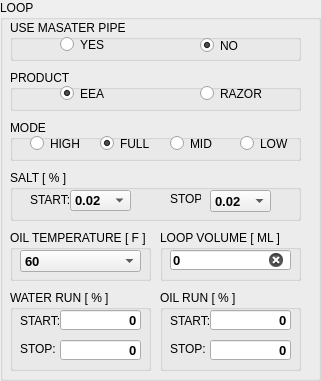
     <widget class="QGroupBox" name="groupBox_12">
      <property name="geometry">
       <rect>
        <x>10</x>
        <y>10</y>
        <width>321</width>
        <height>381</height>
       </rect>
      </property>
      <property name="title">
       <string>LOOP</string>
      </property>
      <property name="checkable">
       <bool>false</bool>
      </property>
      <property name="checked">
       <bool>false</bool>
      </property>
      <widget class="QGroupBox" name="groupBox_65">
       <property name="geometry">
        <rect>
         <x>10</x>
         <y>170</y>
         <width>291</width>
         <height>51</height>
        </rect>
       </property>
       <property name="title">
        <string>SALT [ % ]</string>
       </property>
       <widget class="QComboBox" name="comboBox_33">
        <property name="geometry">
         <rect>
          <x>200</x>
          <y>20</y>
          <width>61</width>
          <height>22</height>
         </rect>
        </property>
        <property name="font">
         <font>
          <pointsize>10</pointsize>
          <weight>75</weight>
          <bold>true</bold>
          <strikeout>false</strikeout>
         </font>
        </property>
        <item>
         <property name="text">
          <string>0.02</string>
         </property>
        </item>
        <item>
         <property name="text">
          <string>0.10</string>
         </property>
        </item>
        <item>
         <property name="text">
          <string>0.20</string>
         </property>
        </item>
        <item>
         <property name="text">
          <string>0.30</string>
         </property>
        </item>
        <item>
         <property name="text">
          <string>0.40</string>
         </property>
        </item>
        <item>
         <property name="text">
          <string>0.50</string>
         </property>
        </item>
        <item>
         <property name="text">
          <string>1.00</string>
         </property>
        </item>
        <item>
         <property name="text">
          <string>1.50</string>
         </property>
        </item>
        <item>
         <property name="text">
          <string>2.00</string>
         </property>
        </item>
        <item>
         <property name="text">
          <string>3.00</string>
         </property>
        </item>
        <item>
         <property name="text">
          <string>5.00</string>
         </property>
        </item>
        <item>
         <property name="text">
          <string>8.00</string>
         </property>
        </item>
        <item>
         <property name="text">
          <string>11.00</string>
         </property>
        </item>
        <item>
         <property name="text">
          <string>15.00</string>
         </property>
        </item>
        <item>
         <property name="text">
          <string>20.00</string>
         </property>
        </item>
        <item>
         <property name="text">
          <string>28.00</string>
         </property>
        </item>
       </widget>
       <widget class="QLabel" name="label_147">
        <property name="geometry">
         <rect>
          <x>160</x>
          <y>13</y>
          <width>31</width>
          <height>31</height>
         </rect>
        </property>
        <property name="text">
         <string>STOP:</string>
        </property>
       </widget>
       <widget class="QLabel" name="label">
        <property name="geometry">
         <rect>
          <x>20</x>
          <y>14</y>
          <width>41</width>
          <height>31</height>
         </rect>
        </property>
        <property name="text">
         <string>START:</string>
        </property>
       </widget>
       <widget class="QComboBox" name="comboBox_31">
        <property name="geometry">
         <rect>
          <x>60</x>
          <y>20</y>
          <width>61</width>
          <height>21</height>
         </rect>
        </property>
        <property name="font">
         <font>
          <pointsize>10</pointsize>
          <weight>75</weight>
          <bold>true</bold>
          <strikeout>false</strikeout>
         </font>
        </property>
        <item>
         <property name="text">
          <string>0.02</string>
         </property>
        </item>
        <item>
         <property name="text">
          <string>0.10</string>
         </property>
        </item>
        <item>
         <property name="text">
          <string>0.20</string>
         </property>
        </item>
        <item>
         <property name="text">
          <string>0.30</string>
         </property>
        </item>
        <item>
         <property name="text">
          <string>0.40</string>
         </property>
        </item>
        <item>
         <property name="text">
          <string>0.50</string>
         </property>
        </item>
        <item>
         <property name="text">
          <string>1.00</string>
         </property>
        </item>
        <item>
         <property name="text">
          <string>1.50</string>
         </property>
        </item>
        <item>
         <property name="text">
          <string>2.00</string>
         </property>
        </item>
        <item>
         <property name="text">
          <string>3.00</string>
         </property>
        </item>
        <item>
         <property name="text">
          <string>5.00</string>
         </property>
        </item>
        <item>
         <property name="text">
          <string>8.00</string>
         </property>
        </item>
        <item>
         <property name="text">
          <string>11.00</string>
         </property>
        </item>
        <item>
         <property name="text">
          <string>15.00</string>
         </property>
        </item>
        <item>
         <property name="text">
          <string>20.00</string>
         </property>
        </item>
        <item>
         <property name="text">
          <string>28.00</string>
         </property>
        </item>
       </widget>
      </widget>
      <widget class="QGroupBox" name="groupBox_9">
       <property name="geometry">
        <rect>
         <x>10</x>
         <y>290</y>
         <width>141</width>
         <height>81</height>
        </rect>
       </property>
       <property name="title">
        <string>WATER RUN [ % ]</string>
       </property>
       <widget class="QLabel" name="label_4">
        <property name="geometry">
         <rect>
          <x>10</x>
          <y>20</y>
          <width>41</width>
          <height>21</height>
         </rect>
        </property>
        <property name="text">
         <string>START:</string>
        </property>
       </widget>
       <widget class="QLabel" name="label_5">
        <property name="geometry">
         <rect>
          <x>10</x>
          <y>48</y>
          <width>41</width>
          <height>21</height>
         </rect>
        </property>
        <property name="text">
         <string>STOP:</string>
        </property>
       </widget>
       <widget class="QLineEdit" name="lineEdit_37">
        <property name="geometry">
         <rect>
          <x>50</x>
          <y>20</y>
          <width>81</width>
          <height>20</height>
         </rect>
        </property>
        <property name="font">
         <font>
          <pointsize>10</pointsize>
          <weight>75</weight>
          <bold>true</bold>
          <strikeout>false</strikeout>
         </font>
        </property>
        <property name="text">
         <string>0</string>
        </property>
        <property name="alignment">
         <set>Qt::AlignRight|Qt::AlignTrailing|Qt::AlignVCenter</set>
        </property>
       </widget>
       <widget class="QLineEdit" name="lineEdit_38">
        <property name="geometry">
         <rect>
          <x>50</x>
          <y>50</y>
          <width>81</width>
          <height>20</height>
         </rect>
        </property>
        <property name="font">
         <font>
          <pointsize>10</pointsize>
          <weight>75</weight>
          <bold>true</bold>
          <strikeout>false</strikeout>
         </font>
        </property>
        <property name="text">
         <string>0</string>
        </property>
        <property name="alignment">
         <set>Qt::AlignRight|Qt::AlignTrailing|Qt::AlignVCenter</set>
        </property>
       </widget>
      </widget>
      <widget class="QGroupBox" name="groupBox_114">
       <property name="geometry">
        <rect>
         <x>160</x>
         <y>230</y>
         <width>141</width>
         <height>51</height>
        </rect>
       </property>
       <property name="title">
        <string>LOOP VOLUME [ ML ]</string>
       </property>
       <widget class="QLineEdit" name="lineEdit">
        <property name="geometry">
         <rect>
          <x>10</x>
          <y>20</y>
          <width>121</width>
          <height>20</height>
         </rect>
        </property>
        <property name="font">
         <font>
          <pointsize>10</pointsize>
          <weight>75</weight>
          <bold>true</bold>
          <strikeout>false</strikeout>
         </font>
        </property>
        <property name="text">
         <string>0</string>
        </property>
        <property name="clearButtonEnabled">
         <bool>true</bool>
        </property>
       </widget>
      </widget>
      <widget class="QGroupBox" name="groupBox_10">
       <property name="geometry">
        <rect>
         <x>160</x>
         <y>290</y>
         <width>141</width>
         <height>81</height>
        </rect>
       </property>
       <property name="title">
        <string>OIL RUN [ % ]</string>
       </property>
       <widget class="QLabel" name="label_10">
        <property name="geometry">
         <rect>
          <x>10</x>
          <y>20</y>
          <width>41</width>
          <height>21</height>
         </rect>
        </property>
        <property name="text">
         <string>START:</string>
        </property>
       </widget>
       <widget class="QLabel" name="label_11">
        <property name="geometry">
         <rect>
          <x>10</x>
          <y>48</y>
          <width>41</width>
          <height>21</height>
         </rect>
        </property>
        <property name="text">
         <string>STOP:</string>
        </property>
       </widget>
       <widget class="QLineEdit" name="lineEdit_39">
        <property name="geometry">
         <rect>
          <x>50</x>
          <y>20</y>
          <width>81</width>
          <height>20</height>
         </rect>
        </property>
        <property name="font">
         <font>
          <pointsize>10</pointsize>
          <weight>75</weight>
          <bold>true</bold>
          <strikeout>false</strikeout>
         </font>
        </property>
        <property name="text">
         <string>0</string>
        </property>
        <property name="alignment">
         <set>Qt::AlignRight|Qt::AlignTrailing|Qt::AlignVCenter</set>
        </property>
       </widget>
       <widget class="QLineEdit" name="lineEdit_40">
        <property name="geometry">
         <rect>
          <x>50</x>
          <y>50</y>
          <width>81</width>
          <height>20</height>
         </rect>
        </property>
        <property name="font">
         <font>
          <pointsize>10</pointsize>
          <weight>75</weight>
          <bold>true</bold>
          <strikeout>false</strikeout>
         </font>
        </property>
        <property name="text">
         <string>0</string>
        </property>
        <property name="alignment">
         <set>Qt::AlignRight|Qt::AlignTrailing|Qt::AlignVCenter</set>
        </property>
       </widget>
      </widget>
      <widget class="QGroupBox" name="groupBox_113">
       <property name="geometry">
        <rect>
         <x>10</x>
         <y>230</y>
         <width>141</width>
         <height>51</height>
        </rect>
       </property>
       <property name="title">
        <string>OIL TEMPERATURE [ F ]</string>
       </property>
       <widget class="QComboBox" name="comboBox_32">
        <property name="geometry">
         <rect>
          <x>10</x>
          <y>20</y>
          <width>121</width>
          <height>22</height>
         </rect>
        </property>
        <property name="font">
         <font>
          <pointsize>10</pointsize>
          <weight>75</weight>
          <bold>true</bold>
          <strikeout>false</strikeout>
         </font>
        </property>
        <item>
         <property name="text">
          <string>60</string>
         </property>
        </item>
        <item>
         <property name="text">
          <string>140</string>
         </property>
        </item>
       </widget>
      </widget>
      <widget class="QGroupBox" name="groupBox_6">
       <property name="geometry">
        <rect>
         <x>10</x>
         <y>120</y>
         <width>291</width>
         <height>41</height>
        </rect>
       </property>
       <property name="title">
        <string>MODE</string>
       </property>
       <widget class="QRadioButton" name="radioButton_6">
        <property name="geometry">
         <rect>
          <x>230</x>
          <y>8</y>
          <width>51</width>
          <height>31</height>
         </rect>
        </property>
        <property name="text">
         <string>LOW</string>
        </property>
       </widget>
       <widget class="QRadioButton" name="radioButton_3">
        <property name="geometry">
         <rect>
          <x>20</x>
          <y>8</y>
          <width>51</width>
          <height>31</height>
         </rect>
        </property>
        <property name="text">
         <string>HIGH</string>
        </property>
        <property name="checked">
         <bool>false</bool>
        </property>
       </widget>
       <widget class="QRadioButton" name="radioButton_4">
        <property name="geometry">
         <rect>
          <x>90</x>
          <y>8</y>
          <width>51</width>
          <height>31</height>
         </rect>
        </property>
        <property name="text">
         <string>FULL</string>
        </property>
        <property name="checked">
         <bool>true</bool>
        </property>
       </widget>
       <widget class="QRadioButton" name="radioButton_5">
        <property name="geometry">
         <rect>
          <x>160</x>
          <y>8</y>
          <width>51</width>
          <height>31</height>
         </rect>
        </property>
        <property name="text">
         <string>MID</string>
        </property>
       </widget>
      </widget>
      <widget class="QGroupBox" name="groupBox_5">
       <property name="geometry">
        <rect>
         <x>10</x>
         <y>70</y>
         <width>291</width>
         <height>41</height>
        </rect>
       </property>
       <property name="title">
        <string>PRODUCT</string>
       </property>
       <widget class="QRadioButton" name="radioButton">
        <property name="geometry">
         <rect>
          <x>50</x>
          <y>8</y>
          <width>61</width>
          <height>31</height>
         </rect>
        </property>
        <property name="text">
         <string>EEA</string>
        </property>
        <property name="checked">
         <bool>true</bool>
        </property>
       </widget>
       <widget class="QRadioButton" name="radioButton_2">
        <property name="geometry">
         <rect>
          <x>190</x>
          <y>8</y>
          <width>66</width>
          <height>31</height>
         </rect>
        </property>
        <property name="text">
         <string>RAZOR</string>
        </property>
       </widget>
      </widget>
      <widget class="QGroupBox" name="groupBox_11">
       <property name="geometry">
        <rect>
         <x>10</x>
         <y>20</y>
         <width>291</width>
         <height>41</height>
        </rect>
       </property>
       <property name="title">
        <string>USE MASATER PIPE</string>
       </property>
       <widget class="QRadioButton" name="radioButton_11">
        <property name="geometry">
         <rect>
          <x>50</x>
          <y>9</y>
          <width>51</width>
          <height>31</height>
         </rect>
        </property>
        <property name="text">
         <string>YES</string>
        </property>
       </widget>
       <widget class="QRadioButton" name="radioButton_12">
        <property name="geometry">
         <rect>
          <x>190</x>
          <y>10</y>
          <width>41</width>
          <height>31</height>
         </rect>
        </property>
        <property name="text">
         <string>NO</string>
        </property>
        <property name="checked">
         <bool>true</bool>
        </property>
       </widget>
      </widget>
     </widget>
